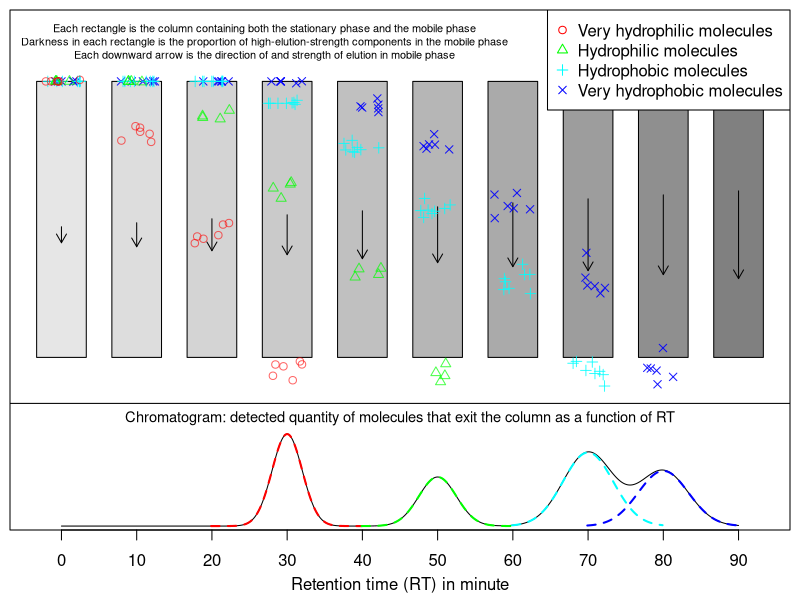

This figure's R source:
#library("Hmisc")

N1 = 6
N2 = 4
N3 = 8
N4 = 6

rt.end <- 9
rt <- 0:rt.end

x1 = rt 
y1 = pmax(0, rt)^1.5  /5.5
y1[y1>1] = -10
for (i in 2:(length(y1))){
    if(y1[i]>1 && y1[i-1] > 1) {
      y1[i] = 9
    }
}
x1 = rep(x1, N1) + (runif(length(x1)*N1)-1/2)/2  
y1 = rep(y1, N1) + rnorm(length(x1), sd=sqrt(pmax(0,x1-0))/2)/30 

x2 = rt 
y2 = pmax(0, rt-1)^1.5 /8.5
y2[y2>1] = -10
for (i in 2:(length(y2))){
  if(y2[i]>1 && y2[i-1] > 1) {
    y2[i] = 9
  }
}
x2 = rep(x2, N2) + (runif(length(x2)*N2)-1/2)/2  
y2 = rep(y2, N2) + rnorm(length(x2), sd=sqrt(pmax(0,x2-1))/2)/30 

x3 = rt 
y3 = pmax(0, rt-2)^1.6 /14
y3[y3>1] = -10
for (i in 2:(length(y3))){
  if(y3[i]>1 && y3[i-1] > 1) {
    y3[i] = 9
  }
}
x3 = rep(x3, N3) + (runif(length(x3)*N3)-1/2)/2  
y3 = rep(y3, N3) + rnorm(length(x3), sd=sqrt(pmax(0,x3-3))/2)/30 

x4 = rt 
y4 = pmax(0, rt-3)^1.6 /14
y4[y4>1] = -10
for (i in 2:(length(y4))){
  if(y4[i]>1 && y4[i-1] > 1) {
    y4[i] = 9
  }
}
x4 = rep(x4, N4) + (runif(length(x4)*N4)-1/2)/2  
y4 = rep(y4, N4) + rnorm(length(x4), sd=sqrt(pmax(0,x4-3))/2)/30 

pdf('../imgbin/RPLC.pdf', width=8.5, height=4)
par(mar = c(3.5, 1/2, 1/2, 1/2), oma = c(0, 0, 0, 0), mgp=c(2.2,1,0))
plot(1, 1, xlim = c(0-0.3,rt.end+0.3), ylim = c(1.4, -0.17), type='n', 
      xaxt='n', 
     yaxt='n', xlab='Retention time (RT) in minute' #, ylab='Position in Column'
     )
axis(side=1, at=rt, labels=rt*10)
cols <- rainbow(rt.end+4, alpha=0.4)
cols <- gray.colors(rt.end+1, start = 0.9, end = 0.5, gamma = 2.2, alpha = 1)
for (i in rt) {
  rect(i-0.33,0.9,i+0.33,-0.1*0,col=cols[i+1])
  arrows(i,0.5-(i+2)*0.013,i,0.5+(i+2)*0.013, length=0.1)
  #arrows(i,0.7-(i+2)*0.013,i,0.7+(i+2)*0.013, length=0.1)
}
points(x4, y4, col=adjustcolor('blue',  alpha.f = 0.9), pch=4)
points(x3, y3, col=adjustcolor('cyan',  alpha.f = 0.8), pch=3)
points(x2, y2, col=adjustcolor('green', alpha.f = 0.7), pch=2)
points(x1, y1, col=adjustcolor('red',   alpha.f = 0.6), pch=1)
legend('topright',legend=c('Very hydrophilic molecules', 
                                'Hydrophilic molecules', 
                                'Hydrophobic molecules', 
                           'Very hydrophobic molecules'),
       pch=c(1,2,3,4),col=c('red', 'green', 'cyan', 'blue'), pt.bg = cols[5], #cex=c(1,1,1,1,2),
       bg='#FFFFFF'
       )
text(2.7, -0.13, cex=0.66, labels=paste0(
    'Each rectangle is the column containing both the stationary phase and the mobile phase\n', 
    'Darkness in each rectangle is the proportion of high-elution-strength components in the mobile phase\n', 
    'Each downward arrow is the direction of and strength of elution in mobile phase'))
abline(1.05,0)
RT = seq(0,9,0.01) 
TIC1 = 0.3*exp(-5^2*(RT-3)^2/2)*5/5
TIC2 = 0.2*exp(-4^2*(RT-5)^2/2)*4/5
TIC3 = 0.4*exp(-3^2*(RT-7)^2/2)*3/5
TIC4 = 0.3*exp(-3^2*(RT-8)^2/2)*3/5
lines(RT,          1.45-(TIC1+TIC2+TIC3+TIC4), lwd=1)
lines(RT[200:400], 1.45-TIC1[200:400],col='red',   lty=2, lwd=2)
lines(RT[400:600], 1.45-TIC2[400:600],col='green', lty=2, lwd=2)
lines(RT[600:800], 1.45-TIC3[600:800],col='cyan',  lty=2, lwd=2)
lines(RT[700:900], 1.45-TIC4[700:900],col='blue',  lty=2, lwd=2)
text(4.5, 1.1, cex=0.88, labels=
       'Chromatogram: detected quantity of molecules that exit the column as a function of RT')
dev.off()